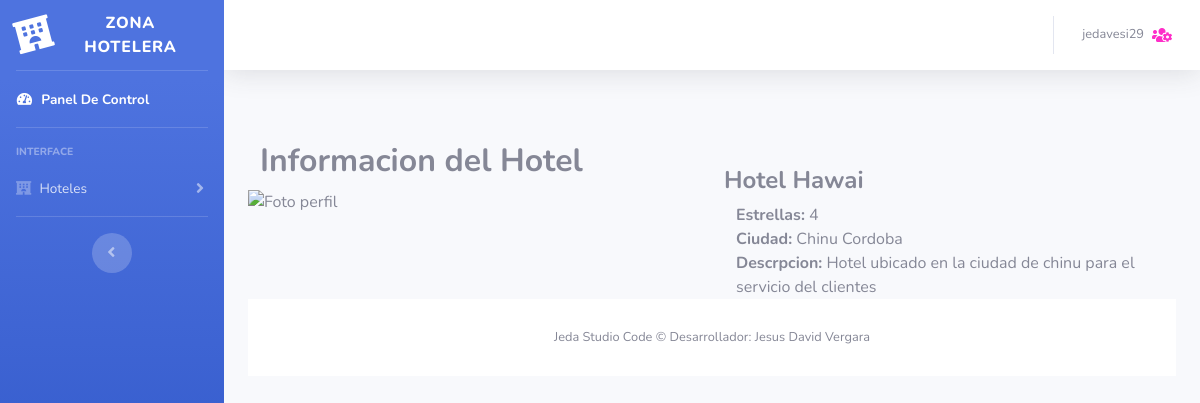
/desHotel.php?id=2 (signed in), run on the app's committed database.
### tables this page shows
CREATE TABLE `hoteles` (
  `id` int(11) NOT NULL,
  `nombre` varchar(200) NOT NULL,
  `estrellas` int(11) NOT NULL,
  `ciudad` varchar(200) NOT NULL,
  `descripcion` varchar(800) NOT NULL
);

### model/conexion.php (called while the page is built, shortened)
<?php
class Conexion{
	public function ejecutar($query){
		$mysqli = new mysqli('127.0.0.1', 'root', '', 'productos');
		$mysqli->set_charset("utf8");
		return $mysqli->query($query);
	}
}
?>

### model/data.php (called while the page is built, shortened)
<?php
require_once "conexion.php";
class Data{
	private $con;
	public function __construct(){
		$this->con = new Conexion();
	}
 public function  buscarHotel($id){
	$hotel = array();
		$query = "SELECT * from hoteles where id=$id LIMIT 1";
		$res = $this->con->ejecutar($query);
		while($reg = $res->fetch_object()){
			$h = new Hoteles();
			$h->id = $reg->id;
			$h->nombre = $reg->nombre;
			$h->estrellas = $reg->estrellas;
			$h->ciudad = $reg->ciudad;
			$h->descripcion = $reg->descripcion;
			array_push($hotel, $h);
		}
		return $hotel;
}
}

### desHotel.php (the view, shortened to what this page needs)
<?php
require_once "model/data.php";
$d=new Data();
$id=$_GET["id"];
$hotel = $d->buscarHotel($id);
 foreach ($hotel as $h) {
 $h->nombre;
 $h->estrellas;
 $h->ciudad;
 $h->descripcion;
 }
 if (isset($_SESSION['loggedin']) && $_SESSION['loggedin'] == true) {
include 'header.php';
?>
<div class="container-fluid">
<div class="row" style="margin-top: 10px;">
	<div class="col s12 m4 center">
	<div class="col s12">
  <h2> <strong> Informacion del Hotel</strong></h2></div>
		<img src="images/hotel.jpg" class="circle foto_perfil" alt="Foto perfil" width="100%">
  </div>
	<div class="col m8">
<br>
   <h4><?php echo "<strong>$h->nombre</strong>";  ?>
  </h4>
			<div class="col s12"><?php echo "<strong>Estrellas:</strong> ".$h->estrellas; ?></div>
			<div class="col s12"><?php echo "<strong>Ciudad:</strong> ".$h->ciudad; ?></div>
			<div class="col s12"><?php echo "<strong>Descrpcion:</strong> ".$h->descripcion; ?></div>
	</div>
</div>
<?php
include 'footer.php';
?>
</div>
<?php } else{ include("login.php");}
			?>

### data on the page
hoteles: nombre "Hotel Hawai", estrellas "4", ciudad "Chinu Cordoba", descripcion "Hotel ubicado en la ciudad de chinu para el servicio del clientes"

### other printed values
$_SESSION["usuario"] "jedavesi29"
